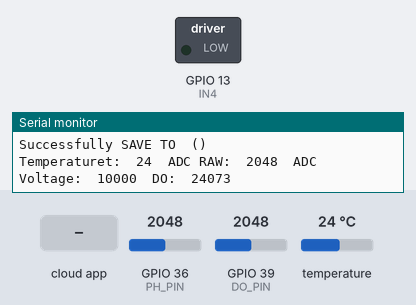
Bench run of a sketch on a simulated ESP32. On the bench: switched loads named in the sketch (green lamp = pin HIGH), the last lines printed to the serial monitor. The inputs (shaded band) are chosen by the test bench; at power-on: GPIO 36 (PH_PIN) = 2048, GPIO 39 (DO_PIN) = 2048, temperature 24 °C. WiFi joins after 1.5 s; servers stay silent unless stated; the local clock reads 2024-03-15 10:24:30 at power-on unless the sketch sets it; EEPROM starts erased; the Firebase database answers and starts empty.

Above: at 3.2 s.
3.3 s: the phone or cloud app sets motor_status to 1
At 4.9 s:
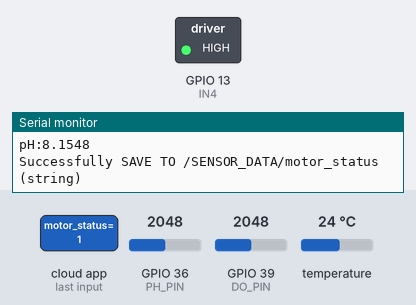
5.4 s: the phone or cloud app sets motor_status to 0
At 8.1 s:
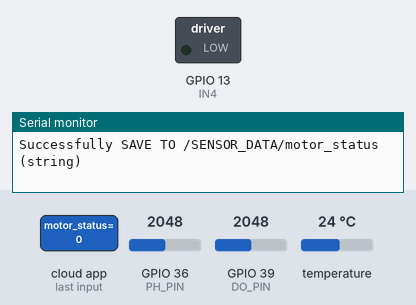
Timing chart, 0 to 9.6 s (numbered marks = the images above; inputs shaded):
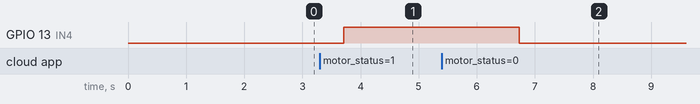

Measured:
- after the input at 3.3 s, GPIO 13 (IN4): LOW → HIGH after 0.41 s
- after the input at 5.4 s, GPIO 13 (IN4): HIGH → LOW after 1.3 s

The sketch:

combined_code2.ino
```cpp
#include <OneWire.h>
#include <DallasTemperature.h>
#include <WiFi.h>
#include <ArduinoJson.h>
#include <Arduino.h>
#include <Firebase_ESP_Client.h>
#include <Wire.h>
#include "time.h"
#include "DFRobot_ESP_PH.h"
#include "EEPROM.h"

//Provide the token generation process info.
#include "addons/TokenHelper.h"
//Provide the RTDB payload printing info and other helper functions.
#include "addons/RTDBHelper.h"

#define SENSOR_PIN  12 // ESP32 pin GPIO12 connected to DS18B20 sensor's DATA pin for temperature
int IN4 = 13;         // ESP32 pin GPIO13 connected to DS18B20 sensor's DATA pin for Motor
OneWire oneWire(SENSOR_PIN);
DallasTemperature DS18B20(&oneWire);

float tempC; // temperature in Celsius
float tempF; // temperature in Fahrenheit


unsigned long int avgValue;  //Store the average value of the sensor feedback
float b;
int buf[10], temp;
long previousMillis = 0;
int interval = 5000; // 5 seconds


// Insert your network credentials
#define WIFI_SSID "KIM"
#define WIFI_PASSWORD "KIM654123"

// Insert Firebase project API Key
#define API_KEY "AIzaSyAGDClS7C4rYoVs77kDlcs5gPLPL-_7nNw"

// Insert Authorized Email and Corresponding Password
#define USER_EMAIL "duetianmehedishuvo@gmail.com"
#define USER_PASSWORD "123456"

// Insert RTDB URLefine the RTDB URL
#define DATABASE_URL "solar-power-aerator-for-79b02-default-rtdb.firebaseio.com"

// Define Firebase objects
FirebaseData fbdo;
FirebaseAuth auth;
FirebaseConfig config;


// Variable to save USER UID
String uid;

// Database main path (to be updated in setup with the user UID)
String databasePath;
// Database child nodes
String tempPath = "/temperature";
String timePath = "/timestamp";

// Parent Node (to be updated in every loop)
String parentPath;

int timestamp;
FirebaseJson json;

const char* ntpServer = "pool.ntp.org";
// Timer variables (send new readings every three minutes)
unsigned long sendDataPrevMillis = 0;
unsigned long timerDelay = 180000;

bool ledStatus = false;


// Initialize WiFi
void initWiFi() {
  WiFi.begin(WIFI_SSID, WIFI_PASSWORD);
  Serial.print("Connecting to WiFi ..");
  while (WiFi.status() != WL_CONNECTED) {
    Serial.print('.');
    delay(1000);
  }
  Serial.println(WiFi.localIP());
  Serial.println();
}


// TODO:       For dissolved oxygen meter


#define DO_PIN 39

#define VREF 5000    //VREF (mv)
#define ADC_RES 1024 //ADC Resolution

//Single-point calibration Mode=0
//Two-point calibration Mode=1
#define TWO_POINT_CALIBRATION 0

#define READ_TEMP (25) //Current water temperature ℃, Or temperature sensor function

//Single point calibration needs to be filled CAL1_V and CAL1_T
#define CAL1_V (131) //mv
#define CAL1_T (25)   //℃
//Two-point calibration needs to be filled CAL2_V and CAL2_T
//CAL1 High temperature point, CAL2 Low temperature point
#define CAL2_V (4296) //mv
#define CAL2_T (30)   //℃

const uint16_t DO_Table[41] = {
  14460, 14220, 13820, 13440, 13090, 12740, 12420, 12110, 11810, 11530,
  11260, 11010, 10770, 10530, 10300, 10080, 9860, 9660, 9460, 9270,
  9080, 8900, 8730, 8570, 8410, 8250, 8110, 7960, 7820, 7690,
  7560, 7430, 7300, 7180, 7070, 6950, 6840, 6730, 6630, 6530, 6410
};

uint8_t Temperaturet;
uint16_t ADC_Raw;
uint16_t ADC_Voltage;
uint16_t DO;
float dhValue;
float adc_do;

int16_t readDO(uint32_t voltage_mv, uint8_t temperature_c)
{
#if TWO_POINT_CALIBRATION == 00
  uint16_t V_saturation = (uint32_t)CAL1_V + (uint32_t)35 * temperature_c - (uint32_t)CAL1_T * 35;
  return (voltage_mv * DO_Table[temperature_c] / V_saturation);
#else
  uint16_t V_saturation = (int16_t)((int8_t)temperature_c - CAL2_T) * ((uint16_t)CAL1_V - CAL2_V) / ((uint8_t)CAL1_T - CAL2_T) + CAL2_V;
  return (voltage_mv * DO_Table[temperature_c] / V_saturation);
#endif
}


void callForDissolvedOxygen()
{
  Temperaturet = (uint8_t)tempC;
  ADC_Raw = analogRead(DO_PIN);
  ADC_Voltage = uint32_t(VREF) * ADC_Raw / ADC_RES;
  adc_do = readDO(ADC_Voltage, Temperaturet);
  float temp1 = Temperaturet;
  float adc_voltage = ADC_Voltage;

  if (ADC_Voltage != 0) {
    dhValue = abs(readDO(ADC_Voltage, Temperaturet) / 100.0);
  }


  Serial.print("Temperaturet:\t" + String(Temperaturet) + "\t");
  Serial.print("ADC RAW:\t" + String(ADC_Raw) + "\t");
  Serial.print("ADC Voltage:\t" + String(ADC_Voltage) + "\t");
  Serial.println("DO:\t" + String(readDO(ADC_Voltage, Temperaturet)) + "\t");

  if (Firebase.RTDB.setFloat(&fbdo, "/SENSOR_DATA/adc_voltage", adc_voltage)) {
    Serial.println("Successfully SAVE TO " + fbdo.dataPath() + " (" + fbdo.dataType() + ")");
  } else {
    Serial.println("FAILED : \n" + fbdo.errorReason());
  }

  if (Firebase.RTDB.setFloat(&fbdo, "/SENSOR_DATA/do", dhValue)) {
    Serial.println("Successfully SAVE TO " + fbdo.dataPath() + " (" + fbdo.dataType() + ")");
  } else {
    Serial.println("FAILED : \n" + fbdo.errorReason());
  }

  if (Firebase.RTDB.setFloat(&fbdo, "/SENSOR_DATA/adc_temperature", temp1)) {
    Serial.println("Successfully SAVE TO " + fbdo.dataPath() + " (" + fbdo.dataType() + ")");
  } else {
    Serial.println("FAILED : \n" + fbdo.errorReason());
  }

  if (dhValue >= 60.0 && dhValue <= 160.0 ) {
    digitalWrite(IN4, LOW);

//    motorControl(0);

  } else {


    if (Firebase.RTDB.getString(&fbdo, "/SENSOR_DATA/motor_status")) {
      String analogValue =  fbdo.stringData();
      Serial.println(analogValue);
      if (analogValue == "1") {
        digitalWrite(IN4, HIGH);
      } else {
        digitalWrite(IN4, LOW);
      }

    } else {
      Serial.println("FAILED : \n" + fbdo.errorReason());
    }
  }
}


DFRobot_ESP_PH ph;
#define ESPADC 4096.0   //the esp Analog Digital Convertion value
#define ESPVOLTAGE 3300 //the esp voltage supply value
#define PH_PIN 36    //the esp gpio data pin number
float voltage, phValue, temperature = 27.2;


void setup() {
  Serial.begin(9600); // initialize serial
  DS18B20.begin();    // initialize the DS18B20 sensor
  pinMode(IN4, OUTPUT);
  digitalWrite(IN4, LOW);
  dhValue = 0;
  initWiFi();
  configTime(0, 0, ntpServer);

  // Assign the api key (required)
  config.api_key = API_KEY;

  // Assign the user sign in credentials
  auth.user.email = USER_EMAIL;
  auth.user.password = USER_PASSWORD;

  // Assign the RTDB URL (required)
  config.database_url = DATABASE_URL;

  Firebase.reconnectWiFi(true);
  fbdo.setResponseSize(4096);

  // Assign the callback function for the long running token generation task */
  config.token_status_callback = tokenStatusCallback; //see addons/TokenHelper.h

  // Assign the maximum retry of token generation
  config.max_token_generation_retry = 5;

  // Initialize the library with the Firebase authen and config
  Firebase.begin(&config, &auth);

  // Getting the user UID might take a few seconds
  Serial.println("Getting User UID");
  while ((auth.token.uid) == "") {
    Serial.print('.');
    delay(1000);
  }

  EEPROM.begin(32);//needed to permit storage of calibration value in eeprom
  ph.begin();

}

void loop() {
  phSensorData1();
  readTeamperasorSensor();
  callForDissolvedOxygen();
  delay(1000);
}


void phSensorData1()
{
  static unsigned long timepoint = millis();
  if (millis() - timepoint > 1000U) //time interval: 1s
  {
    timepoint = millis();
    //voltage = rawPinValue / esp32ADC * esp32Vin
    voltage = analogRead(PH_PIN) / ESPADC * ESPVOLTAGE; // read the voltage
    Serial.print("voltage:");
    Serial.println(voltage, 4);


    phValue = ph.readPH(voltage, tempC); // convert voltage to pH with temperature compensation
    float p = abs(phValue + 2.0);
    Serial.print("pH:");
    Serial.print(p, 4);
    Serial.println("");

    if (Firebase.RTDB.setFloat(&fbdo, "/SENSOR_DATA/ph_value", p)) {
      Serial.println("Successfully SAVE TO " + fbdo.dataPath() + " (" + fbdo.dataType() + ")");
    } else {
      Serial.println("FAILED : \n" + fbdo.errorReason());
    }

    if (Firebase.RTDB.setFloat(&fbdo, "/SENSOR_DATA/ph_voltage", (float)voltage)) {
      Serial.println("Successfully SAVE TO " + fbdo.dataPath() + " (" + fbdo.dataType() + ")");
    } else {
      Serial.println("FAILED : \n" + fbdo.errorReason());
    }


  }
  ph.calibration(voltage, temperature); // calibration process by Serail CMD
}

void phSensorData()
{
  for (int i = 0; i < 10; i++) //Get 10 sample value from the sensor for smooth the value
  {
    buf[i] = analogRead(36);
    delay(10);
  }
  for (int i = 0; i < 9; i++) //sort the analog from small to large
  {
    for (int j = i + 1; j < 10; j++)
    {
      if (buf[i] > buf[j])
      {
        temp = buf[i];
        buf[i] = buf[j];
        buf[j] = temp;
      }
    }
  }
  avgValue = 0;
  for (int i = 2; i < 8; i++)               //take the average value of 6 center sample
    avgValue += buf[i];
  float phValue = (float)avgValue * 5.0 / 1024 / 6; //convert the analog into millivolt
  phValue = 1.5 * phValue - 21.4;                //convert the millivolt into pH value
  Serial.print("    pH:");
  Serial.print(phValue, 2);
  Serial.println(" ");

  if (Firebase.RTDB.setFloat(&fbdo, "/SENSOR_DATA/ph_value", phValue)) {
    Serial.println("Successfully SAVE TO " + fbdo.dataPath() + " (" + fbdo.dataType() + ")");
  } else {
    Serial.println("FAILED : \n" + fbdo.errorReason());
  }

  if (Firebase.RTDB.setFloat(&fbdo, "/SENSOR_DATA/ph_voltage", (float)avgValue)) {
    Serial.println("Successfully SAVE TO " + fbdo.dataPath() + " (" + fbdo.dataType() + ")");
  } else {
    Serial.println("FAILED : \n" + fbdo.errorReason());
  }


}


void readTeamperasorSensor() {

  DS18B20.requestTemperatures();       // send the command to get temperatures
  tempC = DS18B20.getTempCByIndex(0);  // read temperature in °C
  tempF = tempC * 9 / 5 + 32; // convert °C to °F

  Serial.print("Temperature: ");
  Serial.print(tempC);    // print the temperature in °C
  Serial.print("°C");
  Serial.print("  ~  ");  // separator between °C and °F
  Serial.print(tempF);    // print the temperature in °F
  Serial.println("°F");

  if (Firebase.RTDB.setFloat(&fbdo, "/SENSOR_DATA/temperatureC", tempC)) {
    Serial.println("Successfully SAVE TO " + fbdo.dataPath() + " (" + fbdo.dataType() + ")");
  } else {
    Serial.println("FAILED : \n" + fbdo.errorReason());
  }


  if (Firebase.RTDB.setFloat(&fbdo, "/SENSOR_DATA/temperatureF", tempF)) {
    Serial.println("Successfully SAVE TO " + fbdo.dataPath() + " (" + fbdo.dataType() + ")");
  } else {
    Serial.println("FAILED : \n" + fbdo.errorReason());
  }

}
```
